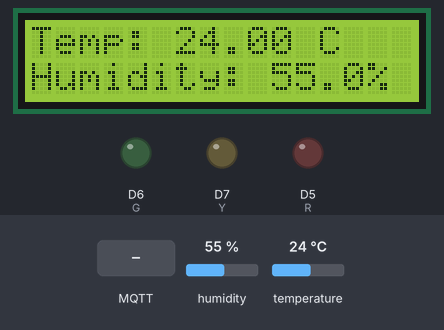
Bench run of a sketch on a simulated ESP8266 (NodeMCU). On the bench: 16×2 character LCD, output pins drawn as LEDs (lit = HIGH). The test bench sets the inputs (shaded band); at power-on: humidity 55 %, temperature 24 °C. WiFi joins after 1.5 s; servers stay silent unless stated; no MQTT or app messages arrive unless stated; what the sketch prints to the serial monitor is not drawn.

Above: at 3.3 s.
3.4 s: MQTT message "R_ON" arrives on the first subscribed topic
At 5.2 s:
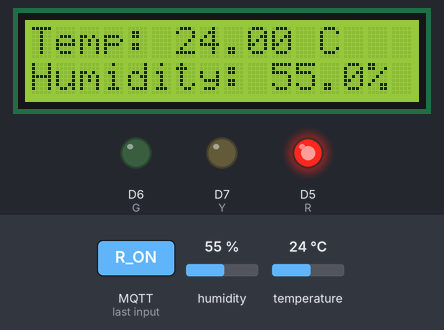
5.7 s: MQTT message "G_ON" arrives on the first subscribed topic
At 7.1 s:
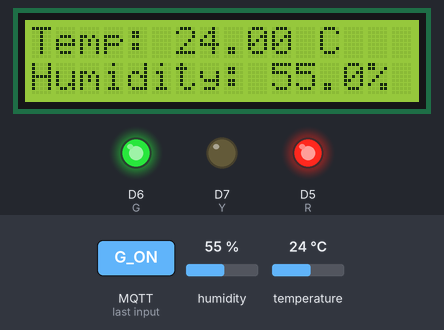
7.7 s: MQTT message "R_OFF" arrives on the first subscribed topic
At 9.0 s:
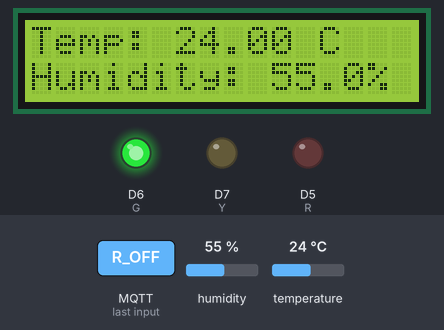
9.8 s: MQTT message "Y_ON" arrives on the first subscribed topic
At 10.9 s:
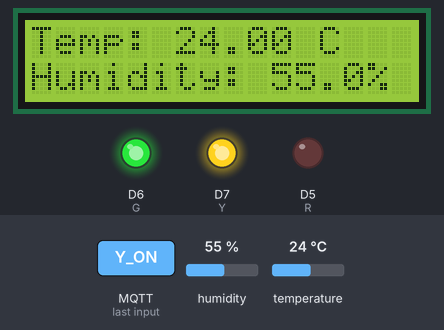
11.8 s: MQTT message "G_OFF" arrives on the first subscribed topic
At 12.8 s:
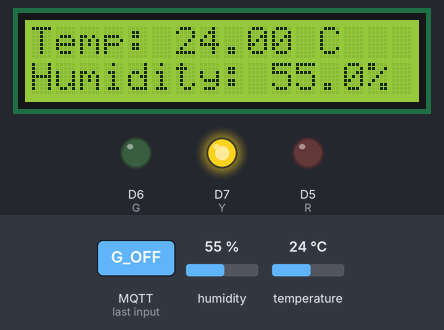
13.9 s: humidity set to 22 %
At 15.8 s:
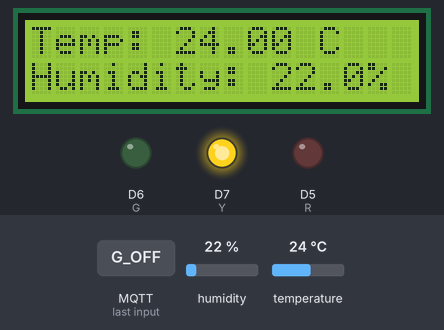
Timing chart, 0 to 16.9 s (numbered marks = the images above; inputs shaded):
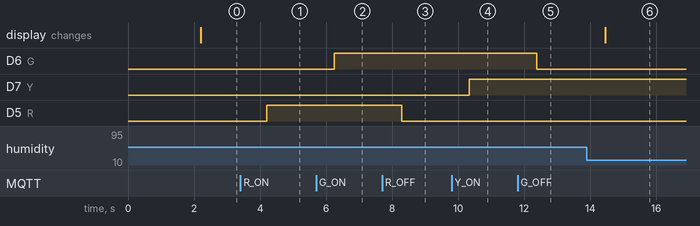

Measured:
- after the input at 3.4 s, D5 (R): LOW → HIGH after 0.80 s
- after the input at 5.7 s, D6 (G): LOW → HIGH after 0.55 s
- after the input at 7.7 s, D5 (R): HIGH → LOW after 0.59 s
- after the input at 9.8 s, D7 (Y): LOW → HIGH after 0.53 s
- after the input at 11.8 s, D6 (G): HIGH → LOW after 0.57 s
- after the input at 13.9 s, the display: changes after 0.56 s (image 6)

The sketch:

CW14_6606022420028.ino
```cpp
#include <LiquidCrystal_I2C.h>
#include "DHTesp.h"
#include <ESP8266WiFi.h>
#include <PubSubClient.h>

const char* mqttServer = "broker.hivemq.com";
const int mqttPort = 1883;
WiFiClient client;
PubSubClient mqtt(client);

const char* WIFI_NAME = "iot";
const char* WIFI_PASSWORD = "00000000";

LiquidCrystal_I2C lcd(0x27, 16, 2);
const int DHT_PIN = D4; // DHT sensor
const int R = D5;
const int G = D6;
const int Y = D7;

DHTesp dhtSensor;

void callback(char* topic, byte* payload, unsigned int length) {
  String message;
  for (unsigned int i = 0; i < length; i++) {
    message += (char)payload[i];
  }

  Serial.println("Message arrived [" + String(topic) + "]: " + message);

  // ตัวอย่างการควบคุมไฟ
  if (String(topic) == "boss-7k/led") {
    if (message == "R_ON") digitalWrite(R, HIGH);
    else if (message == "R_OFF") digitalWrite(R, LOW);

    else if (message == "G_ON") digitalWrite(G, HIGH);
    else if (message == "G_OFF") digitalWrite(G, LOW);

    else if (message == "Y_ON") digitalWrite(Y, HIGH);
    else if (message == "Y_OFF") digitalWrite(Y, LOW);
  }
}

void setup() {
  Serial.begin(9600);
  Serial.println("Hello, ESP8266!");

  pinMode(R, OUTPUT);
  pinMode(G, OUTPUT);
  pinMode(Y, OUTPUT);

  WiFi.begin(WIFI_NAME, WIFI_PASSWORD);
  while (WiFi.status() != WL_CONNECTED) {
    delay(1000);
    Serial.println("Wifi not connected");
  }
  Serial.println("Wifi connected!");
  Serial.println("Local IP: " + WiFi.localIP().toString());

  mqtt.setServer(mqttServer, mqttPort);
  mqtt.setCallback(callback);

  while (!mqtt.connected()) {
    Serial.print("Connecting to MQTT ...");
    if (mqtt.connect("boss-7k")) {
      Serial.println("connected");
    } else {
      Serial.print("failed with state ");
      Serial.print(mqtt.state());
      delay(2000);
    }
  }

  // Subscribe to LED control topic
  mqtt.subscribe("boss-7k/led");

  lcd.init();
  lcd.backlight();
  lcd.setCursor(2, 0);
  lcd.print("Hello Mutiara");
  lcd.setCursor(0, 1);
  lcd.print("Ini essay no 4");

  dhtSensor.setup(DHT_PIN, DHTesp::DHT22);
}

void loop() {
  mqtt.loop();

  TempAndHumidity data = dhtSensor.getTempAndHumidity();
  Serial.println("Temp: " + String(data.temperature, 2) + "°C");
  Serial.println("Humidity: " + String(data.humidity, 1) + "%");
  Serial.println("---");

  String toPublish = String(data.temperature, 2) + " , " + String(data.humidity, 1);
  mqtt.publish("boss-7k/temp&humi", toPublish.c_str());

  lcd.clear();
  lcd.setCursor(0, 0);
  lcd.print("Temp: " + String(data.temperature, 2) + " C");
  lcd.setCursor(0, 1);
  lcd.print("Humidity: " + String(data.humidity, 1) + "%");

  delay(2000);
}
```
